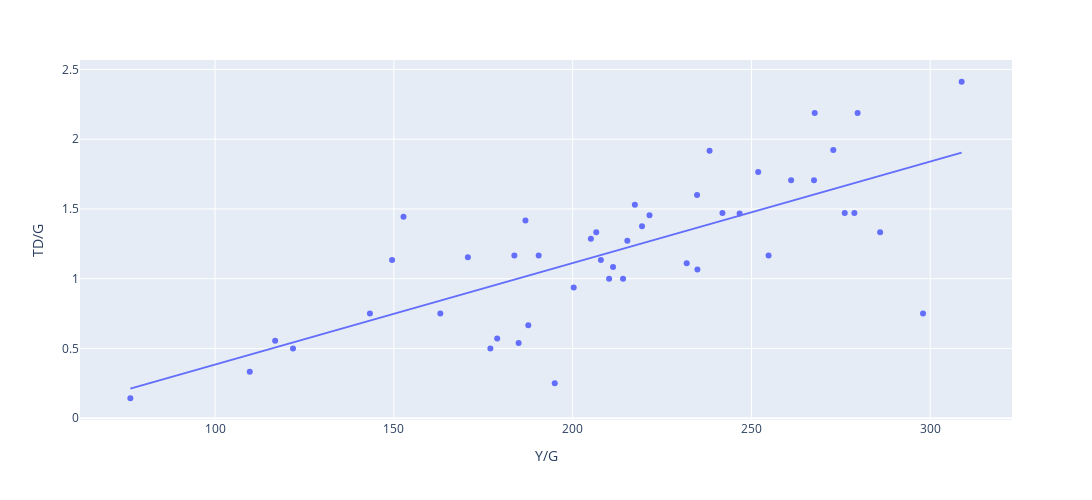

Here is the notebook cell this chart was saved with:
### Code cell
fig = px.scatter(qb_df, x="Y/G", y="TD/G", trendline='ols', hover_data=['Player'], height= 500, width=1333)
fig.show() #show scatter plot detailing QB performance

### Figure 1 — Plotly figure (JSON) as saved in the notebook; plotly's stock layout.template omitted (floating-point values rounded to 4 significant figures)
{"data": [{"customdata": [["Patrick Mahomes*+"], ["Mike White"], ["Jameis Winston"], ["Joe Burrow*"], ["Justin Herbert"], ["Tom Brady"], ["Tua Tagovailoa"], ["Josh Allen*"], ["Kirk Cousins*"], ["Jared Goff*"], ["Matt Ryan"], ["Geno Smith*"], ["Jalen Hurts*"], ["Trevor Lawrence*"], ["Dak Prescott"], ["Russell Wilson"], ["Derek Carr*"], ["Matthew Stafford"], ["Jimmy Garoppolo"], ["Carson Wentz"], ["Aaron Rodgers"], ["Kyler Murray"], ["Mac Jones"], ["Ryan Tannehill"], ["Joe Flacco"], ["Davis Mills"], ["Taylor Heinicke"], ["Andy Dalton"], ["Daniel Jones"], ["Colt McCoy"], ["Sam Darnold"], ["Zach Wilson"], ["Lamar Jackson"], ["Kenny Pickett"], ["Deshaun Watson"], ["Mitchell Trubisky"], ["Desmond Ridder"], ["Marcus Mariota"], ["Jacoby Brissett"], ["Brock Purdy"], ["Justin Fields"], ["Sam Ehlinger"], ["P.J. Walker"], ["Cooper Rush"], ["Tyler Huntley*"], ["Skylar Thompson"]], "hovertemplate": "Y/G=%{x}<br>TD/G=%{y}<br>Player=%{customdata[0]}<extra></extra>", "legendgroup": "", "marker": {"color": "#636efa", "symbol": "circle"}, "mode": "markers", "name": "", "orientation": "v", "showlegend": false, "type": "scatter", "x": [308.8, 298, 286, 279.7, 278.8, 276.1, 272.9, 267.7, 267.5, 261.1, 254.8, 251.9, 246.7, 241.9, 238.3, 234.9, 234.8, 231.9, 221.5, 219.4, 217.4, 215.3, 214.1, 211.3, 210.2, 207.9, 206.6, 205.1, 200.3, 195, 190.5, 187.6, 186.8, 184.9, 183.7, 178.9, 177, 170.7, 163, 152.7, 149.5, 143.3, 121.8, 116.8, 109.7, 76.3], "xaxis": "x", "y": [2.412, 0.75, 1.333, 2.188, 1.471, 1.471, 1.923, 2.188, 1.706, 1.706, 1.167, 1.765, 1.467, 1.471, 1.917, 1.067, 1.6, 1.111, 1.455, 1.375, 1.529, 1.273, 1, 1.083, 1, 1.133, 1.333, 1.286, 0.9375, 0.25, 1.167, 0.6667, 1.417, 0.5385, 1.167, 0.5714, 0.5, 1.154, 0.75, 1.444, 1.133, 0.75, 0.5, 0.5556, 0.3333, 0.1429], "yaxis": "y"}, {"hovertemplate": "<b>OLS trendline</b><br>TD/G = 0.00727613 * Y/G + -0.343081<br>R<sup>2</sup>=0.538328<br><br>Y/G=%{x}<br>TD/G=%{y} <b>(trend)</b><extra></extra>", "legendgroup": "", "marker": {"color": "#636efa", "symbol": "circle"}, "mode": "lines", "name": "", "showlegend": false, "type": "scatter", "x": [76.3, 109.7, 116.8, 121.8, 143.3, 149.5, 152.7, 163, 170.7, 177, 178.9, 183.7, 184.9, 186.8, 187.6, 190.5, 195, 200.3, 205.1, 206.6, 207.9, 210.2, 211.3, 214.1, 215.3, 217.4, 219.4, 221.5, 231.9, 234.8, 234.9, 238.3, 241.9, 246.7, 251.9, 254.8, 261.1, 267.5, 267.7, 272.9, 276.1, 278.8, 279.7, 286, 298, 308.8], "xaxis": "x", "y": [0.2121, 0.4551, 0.5068, 0.5432, 0.6996, 0.7447, 0.768, 0.8429, 0.899, 0.9448, 0.9586, 0.9935, 1.002, 1.016, 1.022, 1.043, 1.076, 1.114, 1.149, 1.16, 1.17, 1.186, 1.194, 1.215, 1.223, 1.239, 1.253, 1.269, 1.344, 1.365, 1.366, 1.391, 1.417, 1.452, 1.49, 1.511, 1.557, 1.603, 1.605, 1.643, 1.666, 1.686, 1.692, 1.738, 1.825, 1.904], "yaxis": "y"}], "layout": {"height": 500, "legend": {"tracegroupgap": 0}, "margin": {"t": 60}, "width": 1333, "xaxis": {"anchor": "y", "domain": [0, 1], "title": {"text": "Y/G"}}, "yaxis": {"anchor": "x", "domain": [0, 1], "title": {"text": "TD/G"}}}}
